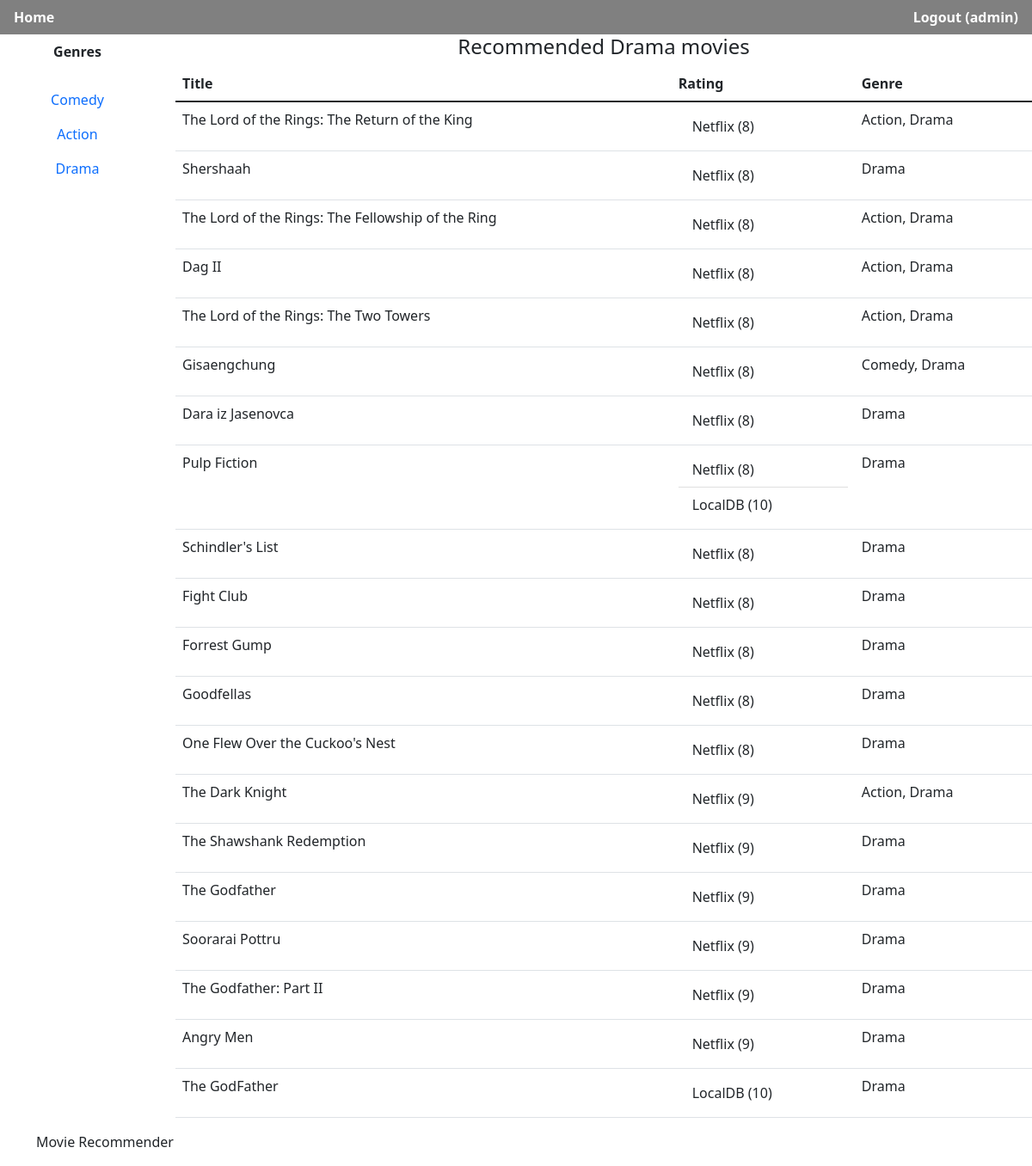
The app's page /recommender/genre/Drama/ (signed in) with its own data.
### recommender/models.py (models this page shows, shortened)
class Rating(models.Model):
	movie = models.CharField(max_length=100)
	genre = models.CharField(max_length=100)
	rating = models.IntegerField(default=0)
	rater = models.ForeignKey(Rater, on_delete=models.CASCADE)

class Rater(models.Model):
	name = models.CharField(max_length=100)
	def __str__(self):
		return self.name

### recommender/views.py (the view)
# urls.py: path('genre/<str:genre_name>/', views.by_genre, name="by_genre"),
@login_required
def by_genre(request, genre_name):
    update_db()
    context = {
        'user' : request.user,
        'genres_list':create_genres_list(),
        'rating_list' : create_ratings_list(Rating.objects.filter(genre__icontains=genre_name).order_by('rating')),
        'genre_filter' : genre_name
        }
    return render(request, 'recommender/index.html', context)

### recommender/movieservices.py (called while the page is built)
def update_ratings(updated_ratings, myrater):
	for item in updated_ratings:
		obj, created = Rating.objects.update_or_create(
			rater=myrater, movie=item['movie'],
			defaults={
				'genre': item['genre'],
				'rating': item['rating']}
			)
	return True

	def get_top_movies():
		myrater=Rater.objects.all().filter(name="Netflix")[0]
		with open('recommender/test_data/netflix.json', 'r') as myfile:
			data = myfile.read()
		data=json.loads(data)
		update_ratings(data, myrater)

	def get_top_movies():
		myrater=Rater.objects.all().filter(name="LocalDB")[0]
		localDBratings=list(LocalDBService.objects.all().values())
		update_ratings(localDBratings,myrater)

### recommender/views.py (called while the page is built)
def update_db():
    for rater in list(Rater.objects.all()):
        try:
            exec('movieservices.{}.get_top_movies()'.format(rater))
        except Exception:
            print("{} service error".format(rater))
    return True

def create_genres_list():
    genres_list=[]
    for genre in set(Rating.objects.all().values_list('genre')):
        for item in genre[0].replace(' ','').split(','):
            if item not in genres_list:
                genres_list.append(item)
    return genres_list

def create_ratings_list(ratings):
    result={}
    for item in ratings:
        if item.movie not in result.keys():
            result[item.movie]={
                'genre':item.genre,
                'rating':{
                    item.rater.name:item.rating
                }
            }
        else:
            result[item.movie]['rating'][item.rater.name]=item.rating
    return result

### recommender/templates/recommender/index.html (shortened to what this page needs)
{% extends 'base.html' %}
{% block genre_filter %}
    {% if genres_list %}
    <p class="fw-bold text-center" style="padding: .5rem .5rem">Genres</p>
        <ul class="nav flex-column">
        {% for genre in genres_list %}
            <li class="nav-item">
                <a class="nav-link text-center" href="{% url 'recommender:by_genre' genre %}">{{genre}}</a></li>
        {% endfor %}
        </ul>
    {% endif %}
{% endblock genre_filter %}
{% block content %}
    {% if genre_filter %}
        <h4 class="text-center"> Recommended {{ genre_filter }} movies </h4>
    {% endif %}
    {% if rating_list %}
    <table class="table ">
        <thead>
            <tr>
                <th scope="col">Title</th>
                <th scope="col">Rating</th>
                <th scope="col">Genre</th>
            </tr>
        </thead>
        <tbody>
            {% for movie, value in rating_list.items %}
            <tr>
            <td>{{movie}}</td>
            <td>
                <ul class="list-group list-group-flush">
                    {% for item, value in value.rating.items %}
                    <li class="list-group-item">{{ item }} ({{ value }})</li>
                    {% endfor %}
                </ul>
            </td>
            <td>{{value.genre}}</td>
        {% endfor %}
        </tbody>
    </table>
    {% else %}
        <p>No suggestions available.</p>
    {% endif %}
{% endblock content %}

### recommender/templates/base.html (shortened to what this page needs)
{% load static %}
<!DOCTYPE html>
<html lang="en">
    <head>
        {% block head_css %}
            {% block head_css_site %}
                <link href="https://cdn.jsdelivr.net/npm/bootstrap@5.1.1/dist/css/bootstrap.min.css" rel="stylesheet">
                <link href="{% static 'recommender/css/app.css' %}"
                      rel="stylesheet" media="screen">
            {% endblock head_css_site %}
        {% endblock head_css %}
    </head>
    <body>
        <ul class="nav nav-fill" style="background-color: grey">
            <li class="nav-item">
              <a class="nav-link active text-white fw-bolder" href="{% url 'recommender:index' %}" style="text-align:initial">
              Home</a>
            </li>
            <li class="nav-item">
              <a class="nav-link active text-white fw-bolder" href="/admin/logout" style="text-align:end">
              Logout ({{ user.username }})</a>
            </li>
        </ul>
        <div id="site-wrapper" class="container_fluid">
            <div class="row">
                <div id="sidebar border-end" class="col-2">
                {% block genre_filter %}{% endblock genre_filter %}
                </div>
                <div id="table_content" class="col-10">
                {% block content %}{% endblock content %}
                </div>
            </div>
        </div>
        <div class="footer">
            <div class="container">
                <p>Movie Recommender</p>
            </div>
        </div>
    </body>
</html>

### records on screen
Rating: rating_list "The Lord of the Rings: The Return of the King", genre "Action, Drama"
Rater: rating "Netflix" "Netflix" "Netflix" "Netflix" "Netflix" "Netflix" "Netflix" "Netflix" "Netflix" "Netflix" "Netflix" "Netflix" "Netflix" "Netflix" "Netflix" "Netflix" "Netflix" "Netflix" "Netflix"
Rating: rating_list "Shershaah", genre "Drama"
Rating: rating_list "The Lord of the Rings: The Fellowship of the Ring", genre "Action, Drama"
Rating: rating_list "Dag II", genre "Action, Drama"
Rating: rating_list "The Lord of the Rings: The Two Towers", genre "Action, Drama"
Rating: rating_list "Gisaengchung", genre "Comedy, Drama"
Rating: rating_list "Dara iz Jasenovca", genre "Drama"
Rating: rating_list "Pulp Fiction", genre "Drama"
Rater: rating "LocalDB" "LocalDB"
Rating: rating_list "Schindler's List", genre "Drama"
Rating: rating_list "Fight Club", genre "Drama"
Rating: rating_list "Forrest Gump", genre "Drama"
Rating: rating_list "Goodfellas", genre "Drama"
Rating: rating_list "One Flew Over the Cuckoo's Nest", genre "Drama"
Rating: rating_list "The Dark Knight", genre "Action, Drama"
Rating: rating_list "The Shawshank Redemption", genre "Drama"
Rating: rating_list "The Godfather", genre "Drama"
Rating: rating_list "Soorarai Pottru", genre "Drama"
Rating: rating_list "The Godfather: Part II", genre "Drama"
Rating: rating_list "Angry Men", genre "Drama"
Rating: rating_list "The GodFather", genre "Drama"

### other values on screen
{{ user.username }} "admin"
{{ genre }} "Comedy" "Action" "Drama"
{{ genre_filter }} "Drama"
{{ value }} "8" "8" "8" "8" "8" "8" "8" "8" "10" "8" "8" "8" "8" "8" "9" "9" "9" "9" "9" "9" "10"
